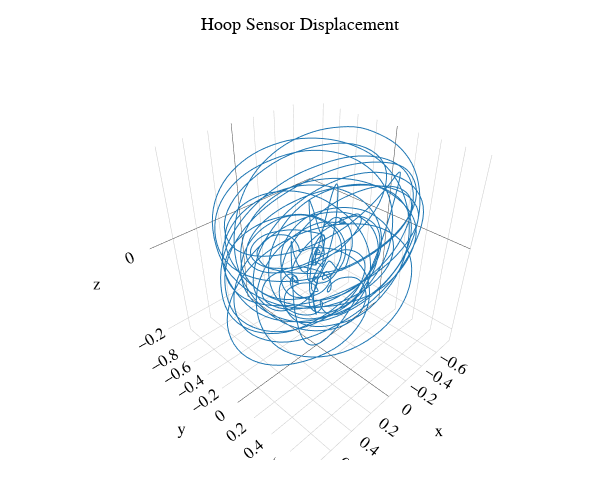

The notebook cell this image was saved under:
### Code cell
fig_hooppath = go.Figure()
fig_hooppath.add_trace(go.Scatter3d(x=fixed_data_dict['OR']['dx'], y=fixed_data_dict['OR']['dy'], z=fixed_data_dict['OR']['dz'], mode='lines', name='hoop'))
fig_hooppath.update_layout(height=500,width=600,
    title_text="Hoop Sensor Displacement"
)
fig_hooppath.show()

### Figure 1 — Plotly figure (JSON) as saved in the notebook; plotly's stock layout.template omitted (floating-point values rounded to 4 significant figures; data arrays with more than 128 entries replaced by an {"elided": "..."} marker saying what was removed)
{"data": [{"mode": "lines", "name": "hoop", "type": "scatter3d", "x": {"elided": "3042 float values"}, "y": {"elided": "3042 float values"}, "z": {"elided": "3042 float values"}}], "layout": {"height": 500, "title": {"text": "Hoop Sensor Displacement"}, "width": 600}}
